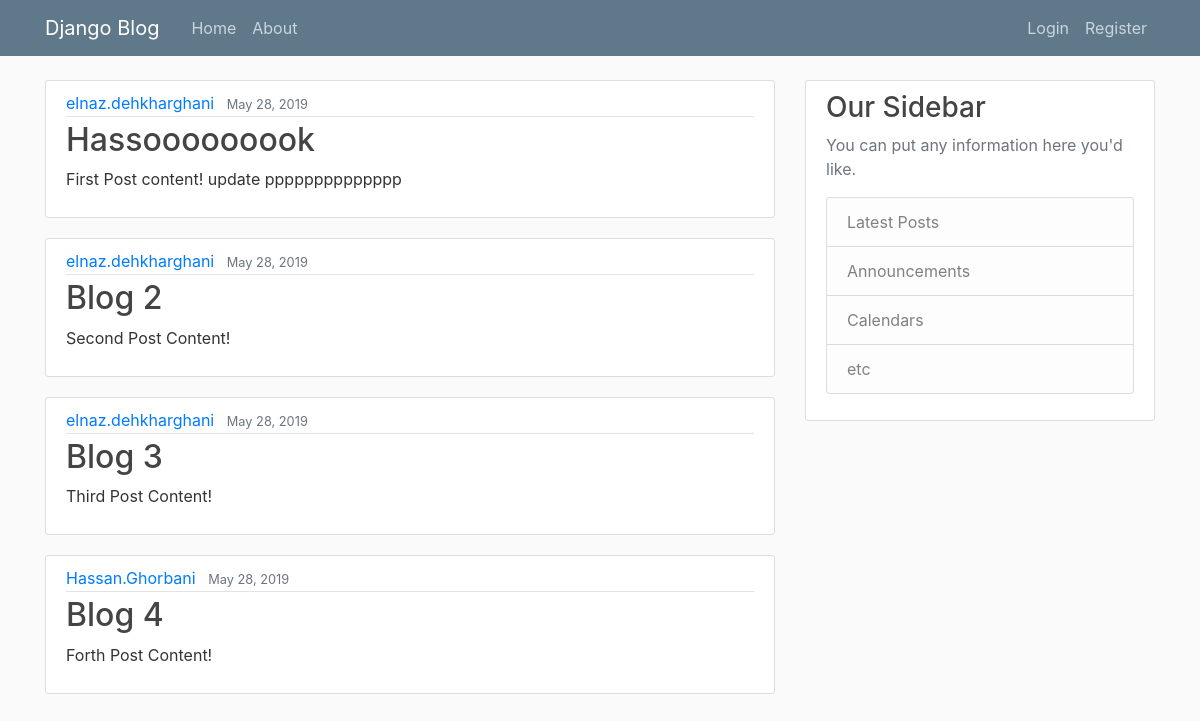
The page / on the database its author committed.
### blog/models.py (models this page shows, shortened)
class Post(models.Model):
    title = models.CharField(max_length=100)
    content = models.TextField()
    date_posted = models.DateTimeField(default=timezone.now)
    author = models.ForeignKey(User, on_delete=models.CASCADE)

### blog/views.py (the view)
# urls.py: path('', views.home, name='blog-home'),
def home(request):
    context = {
        'posts' : Post.objects.all()
    }
    return render(request, 'blog/home.html',context)

### blog/templates/blog/home.html
{% extends "blog/base.html" %}
{% block content %}
    {% for post in posts %}
            <article class="media content-section">
              <div class="media-body">
                <div class="article-metadata">
                  <a class="mr-2" href="#">{{ post.author }}</a>
                  <small class="text-muted">{{ post.date_posted|date:"F d, Y" }}</small>
                </div>
                <h2><a class="article-title" href="#">{{ post.title }}</a></h2>
                <p class="article-content">{{ post.content }}</p>
              </div>
            </article>
    {% endfor %}
{% endblock content %}

### blog/static/blog/main.css (style rules this page uses)
body { background: #fafafa; color: #333333; margin-top: 5rem; }
h1, h2, h3, h4, h5, h6 { color: #444444; }
.content-section { background: #ffffff; padding: 10px 20px; border: 1px solid #dddddd; border-radius: 3px; margin-bottom: 20px; }
.article-title { color: #444444; }
.article-content { white-space: pre-line; }
.article-metadata { padding-bottom: 1px; margin-bottom: 4px; border-bottom: 1px solid #e3e3e3 }

### rows shown on the page
Post: author "elnaz.dehkharghani", date_posted "May 28, 2019", title "Hassooooooook", content "First Post content! update pppppppppppppp"
Post: author "elnaz.dehkharghani", date_posted "May 28, 2019", title "Blog 2", content "Second Post Content!"
Post: author "elnaz.dehkharghani", date_posted "May 28, 2019", title "Blog 3", content "Third Post Content!"
Post: author "Hassan.Ghorbani", date_posted "May 28, 2019", title "Blog 4", content "Forth Post Content!"
